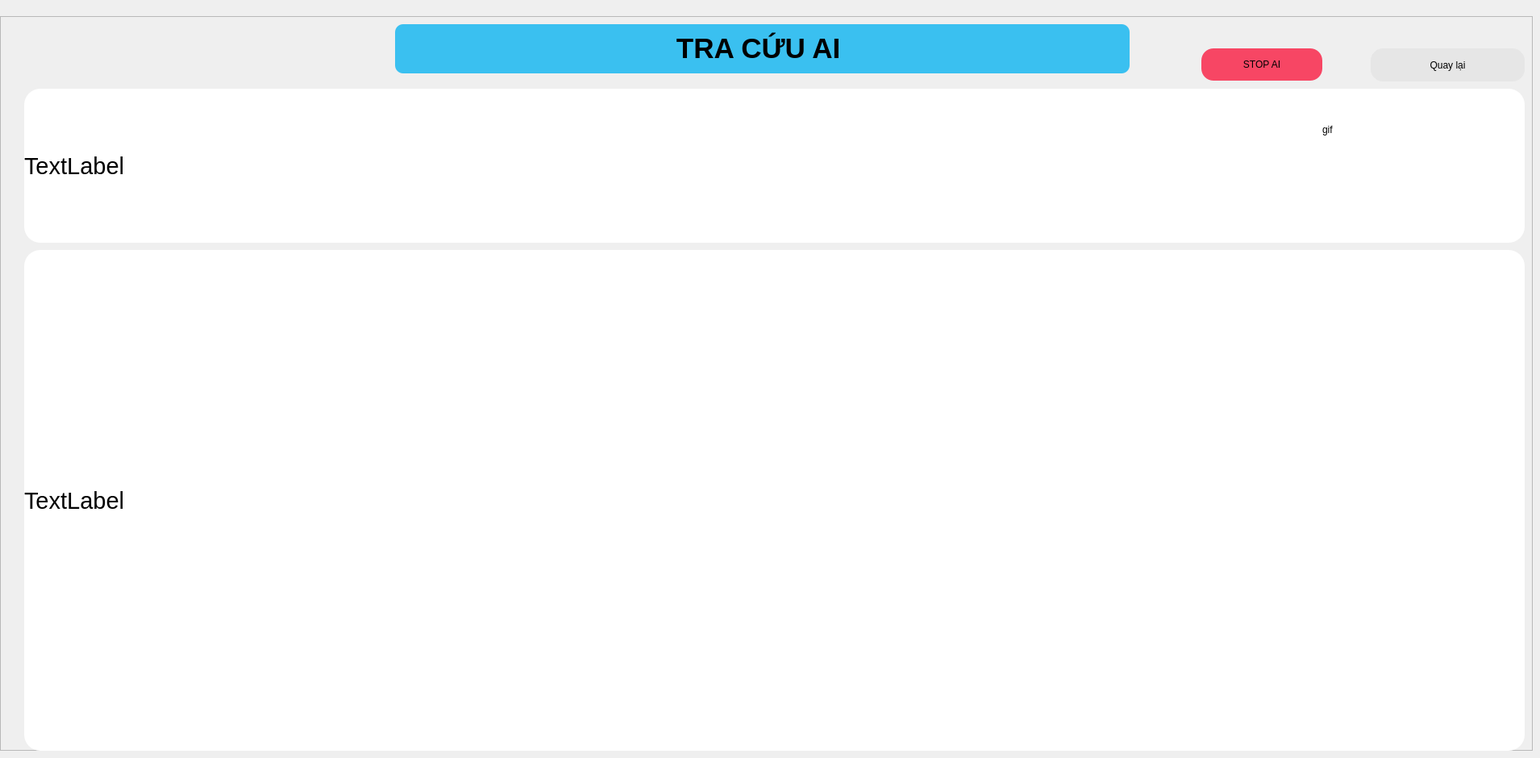
    <widget class="QWidget" name="page_ai">
     <widget class="QFrame" name="frame_16">
      <property name="geometry">
       <rect>
        <x>0</x>
        <y>20</y>
        <width>1901</width>
        <height>911</height>
       </rect>
      </property>
      <property name="frameShape">
       <enum>QFrame::StyledPanel</enum>
      </property>
      <property name="frameShadow">
       <enum>QFrame::Raised</enum>
      </property>
      <widget class="QLabel" name="cau_hoi_ai">
       <property name="geometry">
        <rect>
         <x>30</x>
         <y>90</y>
         <width>1861</width>
         <height>191</height>
        </rect>
       </property>
       <property name="font">
        <font>
         <pointsize>22</pointsize>
        </font>
       </property>
       <property name="styleSheet">
        <string notr="true">background-color: white;
border-radius: 20px;</string>
       </property>
       <property name="text">
        <string>TextLabel</string>
       </property>
      </widget>
      <widget class="QLabel" name="tra_loi_ai">
       <property name="geometry">
        <rect>
         <x>30</x>
         <y>290</y>
         <width>1861</width>
         <height>621</height>
        </rect>
       </property>
       <property name="font">
        <font>
         <pointsize>22</pointsize>
        </font>
       </property>
       <property name="styleSheet">
        <string notr="true">background-color: white;
border-radius: 20px;</string>
       </property>
       <property name="text">
        <string>TextLabel</string>
       </property>
      </widget>
      <widget class="QPushButton" name="bt_kt_ai">
       <property name="geometry">
        <rect>
         <x>1700</x>
         <y>40</y>
         <width>191</width>
         <height>41</height>
        </rect>
       </property>
       <property name="styleSheet">
        <string notr="true">QPushButton#bt_kt_ai{
     border-radius: 15px;
	font: 75 23pt &quot;MS Shell Dlg 2&quot;;
	border: 1px solid rgb(230, 230, 230);
background-color: rgb(230, 230, 230);

}
QPushButton#bt_kt_ai:pressed{
background-color: qlineargradient(spread:pad, x1:0, y1:0, x2:1, y2:0, stop:0 rgba(58, 192, 255, 219), stop:1 rgba(58, 192, 255, 226));

}
QPushButton#bt_kt_ai:pressed{
padding-left :2px;
padding-top :2px;

	background-color: rgb(58, 192, 255);
}

</string>
       </property>
       <property name="text">
        <string>Quay lại</string>
       </property>
       <property name="icon">
        <iconset>
         <normaloff>../../../Downloads/.designer/images/list_flation.png</normaloff>../../../Downloads/.designer/images/list_flation.png</iconset>
       </property>
       <property name="iconSize">
        <size>
         <width>70</width>
         <height>70</height>
        </size>
       </property>
      </widget>
      <widget class="QLabel" name="label_19">
       <property name="geometry">
        <rect>
         <x>490</x>
         <y>10</y>
         <width>911</width>
         <height>61</height>
        </rect>
       </property>
       <property name="font">
        <font>
         <pointsize>26</pointsize>
        </font>
       </property>
       <property name="styleSheet">
        <string notr="true">background-color: rgb(58, 192, 240);
border-radius: 10px;</string>
       </property>
       <property name="text">
        <string>&lt;html&gt;&lt;head/&gt;&lt;body&gt;&lt;p align=&quot;center&quot;&gt;&lt;span style=&quot; font-weight:600;&quot;&gt;TRA CỨU AI &lt;/span&gt;&lt;/p&gt;&lt;/body&gt;&lt;/html&gt;</string>
       </property>
      </widget>
      <widget class="QLabel" name="label_gif">
       <property name="geometry">
        <rect>
         <x>1640</x>
         <y>80</y>
         <width>231</width>
         <height>121</height>
        </rect>
       </property>
       <property name="text">
        <string>gif</string>
       </property>
      </widget>
      <widget class="QPushButton" name="bt_stop_ai">
       <property name="geometry">
        <rect>
         <x>1490</x>
         <y>40</y>
         <width>150</width>
         <height>40</height>
        </rect>
       </property>
       <property name="minimumSize">
        <size>
         <width>150</width>
         <height>40</height>
        </size>
       </property>
       <property name="styleSheet">
        <string notr="true">QPushButton#bt_stop_ai{
   	border-radius: 15px;
	font: 75 17pt &quot;MS Shell Dlg 2&quot;;
	
	/*border: 3px solid rgb(230, 230, 230);*/
	color: rgb(0, 0, 0);

	
	
	
	background-color: rgb(247, 70, 100);
}
QPushButton#bt_stop_ai:pressed{
   	border-radius: 15px;
	font: 75 17pt &quot;MS Shell Dlg 2&quot;;
	
	/*border: 3px solid rgb(230, 230, 230);*/
	

	
	background-color: #3498db;
  color: white;           
   padding-left: 2px;       
  padding-top: 2px;
	
}</string>
       </property>
       <property name="text">
        <string>STOP AI</string>
       </property>
      </widget>
     </widget>
    </widget>
